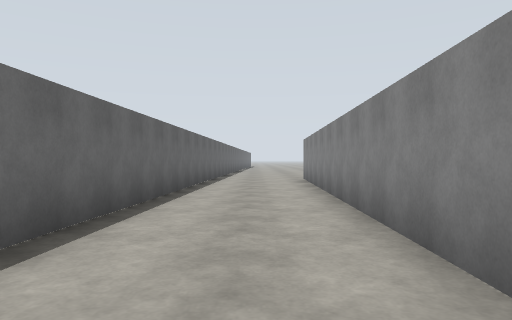
View 1 (above)

16 first-person views from a walk through a world built for the Gazebo simulator. The camera is 1.2 m above the floor, looks level and sees 70° across. The floor is counted in squares, 2 m on a side. Each view is taken from the middle of a square. On the plan, view 1 faces up. The plan holds only what a view shows up to about 10 squares ahead; the rest is blank. The place goes on beyond the plan.

View 2
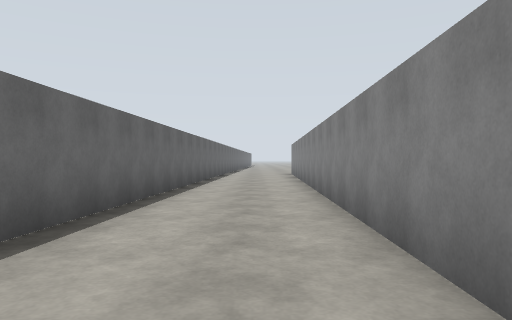

View 3
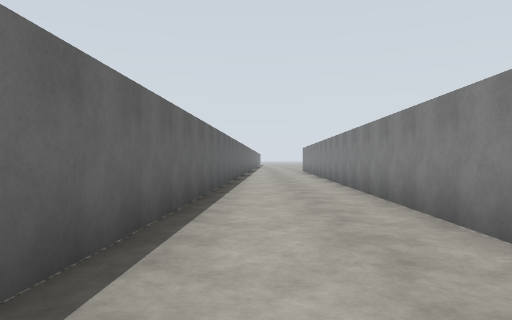

View 4
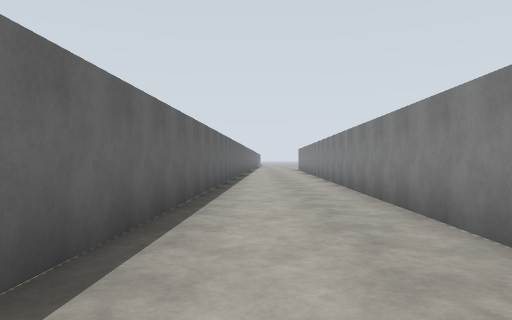

View 5
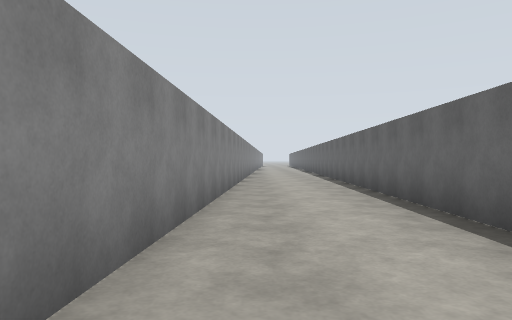

View 6
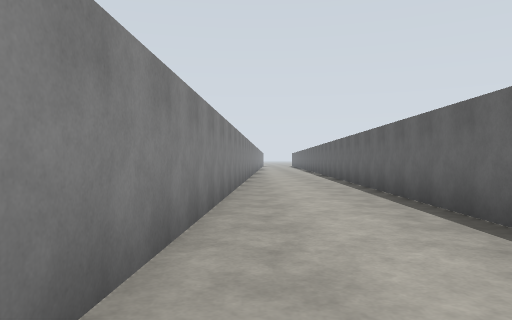

View 7
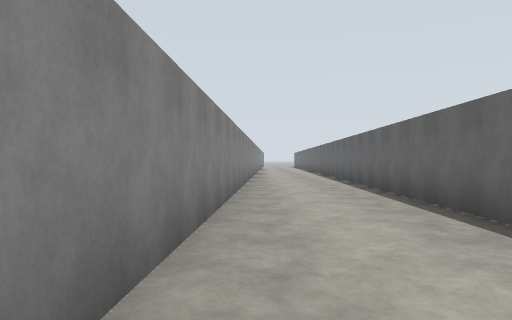

View 8
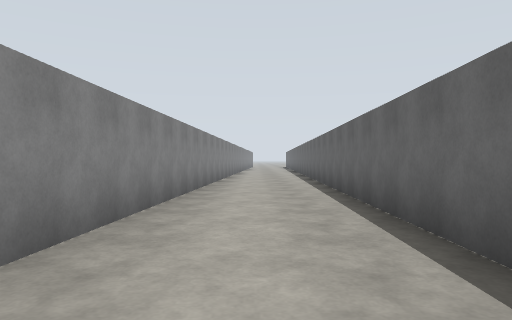

View 9
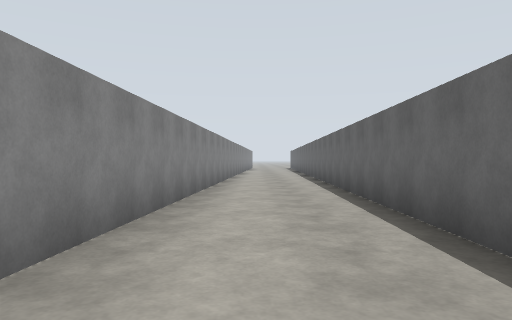

View 10
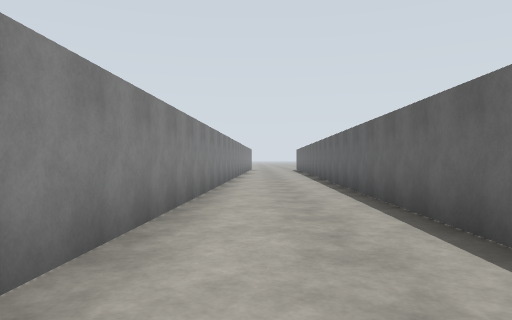

View 11
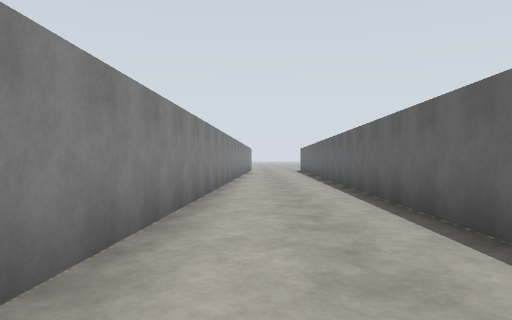

View 12
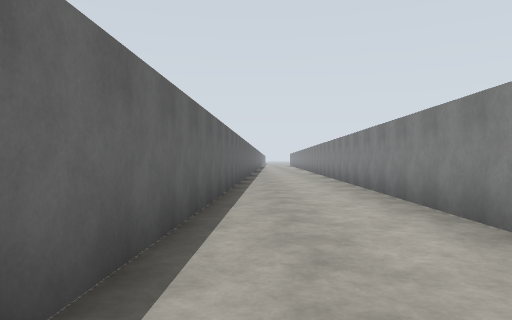

View 13
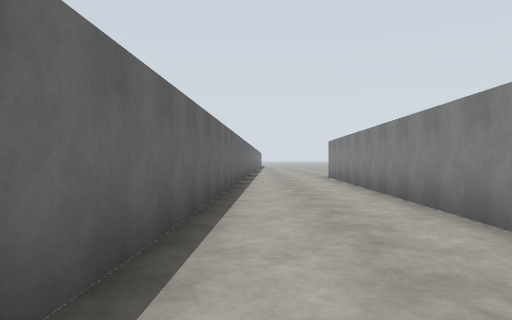

View 14
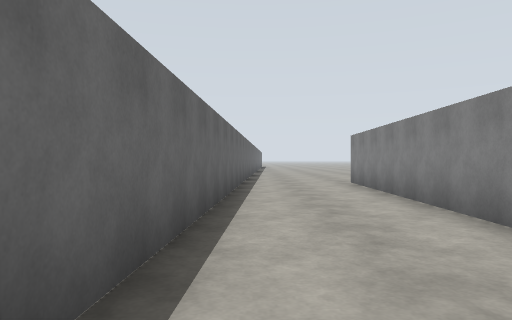

View 15
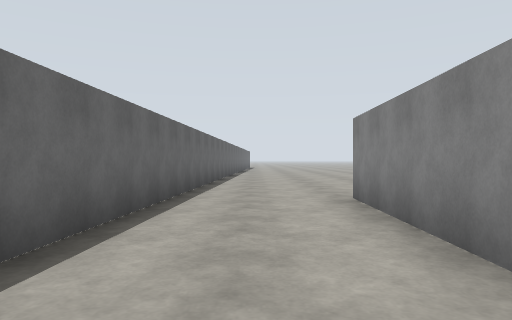

View 16
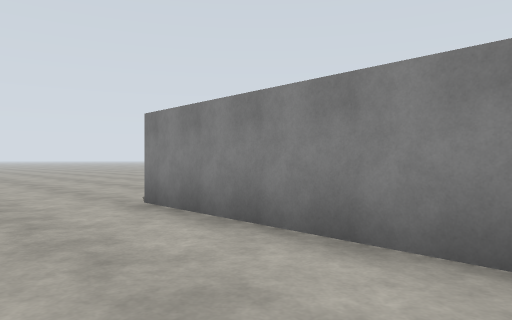

### Floor plan
Ten units are one square. View 1 is at (0, 0); x grows to the right and y downward. Boxes are objects, and circles mark ways between rooms. Rooms are numbered by the first view taken in them; rooms with no view inside come last. Other rooms are left out.
<svg viewBox="-35 -131 60 441">
<path fill="none" stroke="#000" d="M-15 -76 -25 175M3 176 13 -76M-25 175 -30 305M-2 305 3 176M13 -76 15 -118M-13 -126 -15 -76"/>
<circle cx="-10" cy="170" r="3" fill="#2a7"/>
<circle cx="0" cy="-80" r="3" fill="#2a7"/>
<text x="-10" y="40">1</text>
<text x="-20" y="240">2</text>
<text x="0" y="-100">3</text>
</svg>
Room 1 opens to room 2. Room 1 opens to room 3.

Where each view was taken, in squares from view 1:
view 1: 0 up, 0 right, facing up
view 2: 4 down, 0 right, facing up
view 3: 8 down, 1 left, facing up
view 4: 10 down, 1 left, facing up
view 5: 5 down, 0 right, facing down
view 6: 8 down, 0 right, facing down
view 7: 10 down, 0 right, facing down
view 8: 13 down, 1 left, facing down
view 9: 17 down, 1 left, facing down
view 10: 21 down, 1 left, facing down
view 11: 23 down, 1 left, facing down
view 12: 26 down, 2 left, facing up
view 13: 1 down, 1 left, facing up
view 14: 2 up, 1 left, facing up
view 15: 6 up, 0 right, facing up
view 16: 7 up, 1 left, facing up-right
